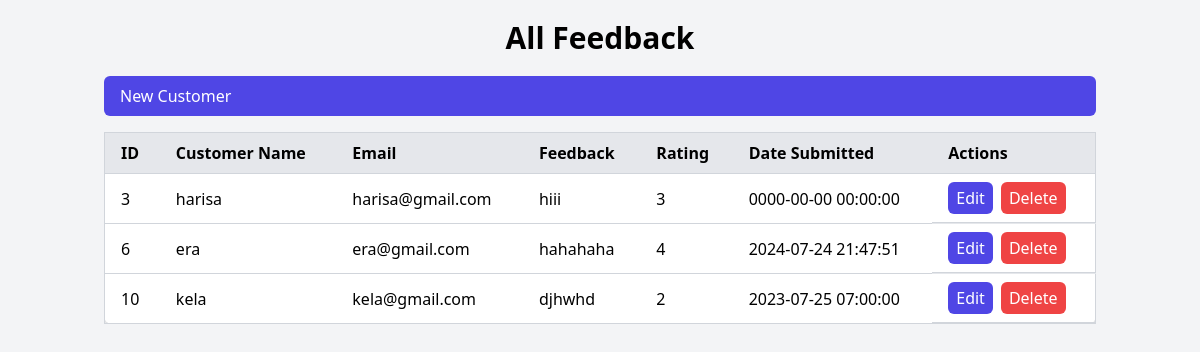
The page / on the database its author committed.
### tables this page shows
CREATE TABLE `feedbacks` (
  `id` int(11) NOT NULL,
  `customer_name` varchar(100) NOT NULL,
  `email` varchar(100) NOT NULL,
  `feedback` text NOT NULL,
  `rating` int(11) NOT NULL CHECK (`rating` between 1 and 5),
  `date_submitted` timestamp NOT NULL DEFAULT current_timestamp()
);

### index.php (the view, shortened to what this page needs)
<!DOCTYPE html>
<html lang="en">
<head>
    <link href="https://cdn.jsdelivr.net/npm/tailwindcss@2.2.19/dist/tailwind.min.css" rel="stylesheet">
</head>
<body class="bg-gray-100">
    <div class="container mx-auto mt-5 px-4">
        <h1 class="text-3xl font-bold text-center mb-5">All Feedback</h1>
        <a href="/feedback/add_new.php" class="w-full bg-indigo-600 text-white py-2 px-4 rounded-md hover:bg-indigo-700 focus:outline-none focus:ring-2 focus:ring-indigo-500 focus:ring-offset-2 mb-4 inline-block">New Customer</a>
        <?php
        include 'config.php';
        $sql = "SELECT * FROM feedbacks";
        $result = $conn->query($sql);
        if ($result->num_rows > 0) {
            echo '<div class="overflow-x-auto">';
            echo '<table class="min-w-full bg-white border border-gray-300 rounded-lg shadow-md">';
            echo '<thead class="bg-gray-200">';
            echo '<tr>';
            echo '<th class="px-4 py-2 border-b border-gray-300 text-left">ID</th>';
            echo '<th class="px-4 py-2 border-b border-gray-300 text-left">Customer Name</th>';
            echo '<th class="px-4 py-2 border-b border-gray-300 text-left">Email</th>';
            echo '<th class="px-4 py-2 border-b border-gray-300 text-left">Feedback</th>';
            echo '<th class="px-4 py-2 border-b border-gray-300 text-left">Rating</th>';
            echo '<th class="px-4 py-2 border-b border-gray-300 text-left">Date Submitted</th>';
            echo '<th class="px-4 py-2 border-b border-gray-300 text-left">Actions</th>';
            echo '</tr>';
            echo '</thead>';
            echo '<tbody class="divide-y divide-gray-200">';
            while ($row = $result->fetch_assoc()) {
                echo '<tr class="hover:bg-gray-50">';
                echo '<td class="px-4 py-2 border-b border-gray-300">' . $row["id"] . '</td>';
                echo '<td class="px-4 py-2 border-b border-gray-300">' . $row["customer_name"] . '</td>';
                echo '<td class="px-4 py-2 border-b border-gray-300">' . $row["email"] . '</td>';
                echo '<td class="px-4 py-2 border-b border-gray-300">' . $row["feedback"] . '</td>';
                echo '<td class="px-4 py-2 border-b border-gray-300">' . $row["rating"] . '</td>';
                echo '<td class="px-4 py-2 border-b border-gray-300">' . $row["date_submitted"] . '</td>';
                echo '<td class="px-4 py-2 border-b border-gray-300 flex space-x-2">';
                echo '<a href="/feedback/edit.php?id=' . $row["id"] . '" class="bg-indigo-600 hover:bg-indigo-700 text-white py-1 px-2 rounded-md">Edit</a>';
                echo '<a href="/feedback/delete.php?id=' . $row["id"] . '" class="bg-red-500 hover:bg-red-700 text-white py-1 px-2 rounded-md">Delete</a>';
                echo '</td>';
                echo '</tr>';
            }
            echo '</tbody>';
            echo '</table>';
            echo '</div>';
        } else {
            echo '<p class="text-center text-gray-600 mt-4">No feedback available.</p>';
        }
        ?>
    </div>
</body>
</html>

### rows shown on the page
feedbacks: id "3", customer_name "harisa", email "harisa@gmail.com", feedback "hiii", rating "3", date_submitted "0000-00-00 00:00:00"
feedbacks: id "6", customer_name "era", email "era@gmail.com", feedback "hahahaha", rating "4", date_submitted "2024-07-24 21:47:51"
feedbacks: id "10", customer_name "kela", email "kela@gmail.com", feedback "djhwhd", rating "2", date_submitted "2023-07-25 07:00:00"
